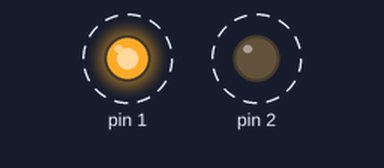
Bench run of a sketch on a simulated Arduino Uno, built with avr-gcc and run on an emulated ATmega328P. Shown: output pins drawn as LEDs (lit = HIGH). Dashed ring = blinking.

Above: at 0.2 s.
Timing chart, 0 to 3.4 s (numbered marks = the images above):
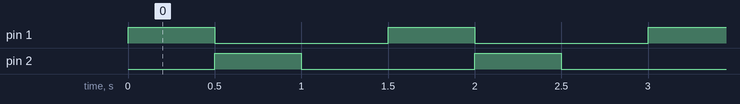

Measured:
- by itself, pin 1, pin 2: alternates HIGH for 0.50 s and LOW for 1.0 s
- by itself, everything shown: repeats every 1.5 s, in 3 steps

The sketch:

Aula_3-Exercicio3.ino
```cpp
int main()
{
  DDRD = 0b00000110;

  while(1){
    PORTD = 0b00000010;
    _delay_ms(500);
    PORTD = 0b00000100;
    _delay_ms(500);
    PORTD = 0b00000000;
    _delay_ms(500);
  }
}
```
